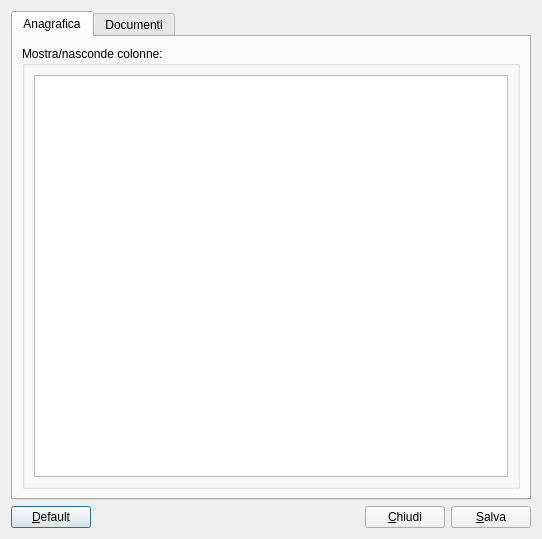
<?xml version="1.0" encoding="UTF-8"?>
<ui version="4.0">
 <class>OptionsAnagraficaDialog</class>
 <widget class="QDialog" name="OptionsAnagraficaDialog">
  <property name="geometry">
   <rect>
    <x>0</x>
    <y>0</y>
    <width>542</width>
    <height>539</height>
   </rect>
  </property>
  <property name="windowTitle">
   <string>Dialog</string>
  </property>
  <layout class="QVBoxLayout" name="verticalLayout">
   <item>
    <widget class="QTabWidget" name="tabWidget">
     <property name="currentIndex">
      <number>0</number>
     </property>
     <widget class="QWidget" name="tab">
      <attribute name="title">
       <string>Anagrafica</string>
      </attribute>
      <layout class="QHBoxLayout" name="horizontalLayout_2">
       <item>
        <widget class="QGroupBox" name="groupBox">
         <property name="title">
          <string>Mostra/nasconde colonne:</string>
         </property>
         <layout class="QVBoxLayout" name="verticalLayout_2">
          <item>
           <widget class="QListWidget" name="lw_column_anagrafica"/>
          </item>
         </layout>
        </widget>
       </item>
      </layout>
     </widget>
     <widget class="QWidget" name="tab_2">
      <attribute name="title">
       <string>Documenti</string>
      </attribute>
     </widget>
    </widget>
   </item>
   <item>
    <layout class="QHBoxLayout" name="horizontalLayout">
     <item>
      <widget class="QPushButton" name="pb_default">
       <property name="text">
        <string>&amp;Default</string>
       </property>
      </widget>
     </item>
     <item>
      <spacer name="horizontalSpacer">
       <property name="orientation">
        <enum>Qt::Horizontal</enum>
       </property>
       <property name="sizeHint" stdset="0">
        <size>
         <width>40</width>
         <height>20</height>
        </size>
       </property>
      </spacer>
     </item>
     <item>
      <widget class="QPushButton" name="pb_close">
       <property name="text">
        <string>&amp;Chiudi</string>
       </property>
      </widget>
     </item>
     <item>
      <widget class="QPushButton" name="pb_save">
       <property name="text">
        <string>&amp;Salva</string>
       </property>
      </widget>
     </item>
    </layout>
   </item>
  </layout>
 </widget>
 <resources/>
 <connections>
  <connection>
   <sender>pb_close</sender>
   <signal>clicked()</signal>
   <receiver>OptionsAnagraficaDialog</receiver>
   <slot>reject()</slot>
   <hints>
    <hint type="sourcelabel">
     <x>383</x>
     <y>518</y>
    </hint>
    <hint type="destinationlabel">
     <x>375</x>
     <y>538</y>
    </hint>
   </hints>
  </connection>
  <connection>
   <sender>pb_save</sender>
   <signal>clicked()</signal>
   <receiver>OptionsAnagraficaDialog</receiver>
   <slot>accept()</slot>
   <hints>
    <hint type="sourcelabel">
     <x>518</x>
     <y>513</y>
    </hint>
    <hint type="destinationlabel">
     <x>541</x>
     <y>538</y>
    </hint>
   </hints>
  </connection>
  <connection>
   <sender>pb_save</sender>
   <signal>clicked()</signal>
   <receiver>OptionsAnagraficaDialog</receiver>
   <slot>saveConfig()</slot>
   <hints>
    <hint type="sourcelabel">
     <x>486</x>
     <y>516</y>
    </hint>
    <hint type="destinationlabel">
     <x>487</x>
     <y>535</y>
    </hint>
   </hints>
  </connection>
  <connection>
   <sender>pb_default</sender>
   <signal>clicked()</signal>
   <receiver>OptionsAnagraficaDialog</receiver>
   <slot>restoreToDefault()</slot>
   <hints>
    <hint type="sourcelabel">
     <x>74</x>
     <y>518</y>
    </hint>
    <hint type="destinationlabel">
     <x>144</x>
     <y>514</y>
    </hint>
   </hints>
  </connection>
  <connection>
   <sender>pb_default</sender>
   <signal>clicked()</signal>
   <receiver>OptionsAnagraficaDialog</receiver>
   <slot>accept()</slot>
   <hints>
    <hint type="sourcelabel">
     <x>85</x>
     <y>528</y>
    </hint>
    <hint type="destinationlabel">
     <x>108</x>
     <y>528</y>
    </hint>
   </hints>
  </connection>
 </connections>
 <slots>
  <slot>saveConfig()</slot>
  <slot>restoreToDefault()</slot>
 </slots>
</ui>
